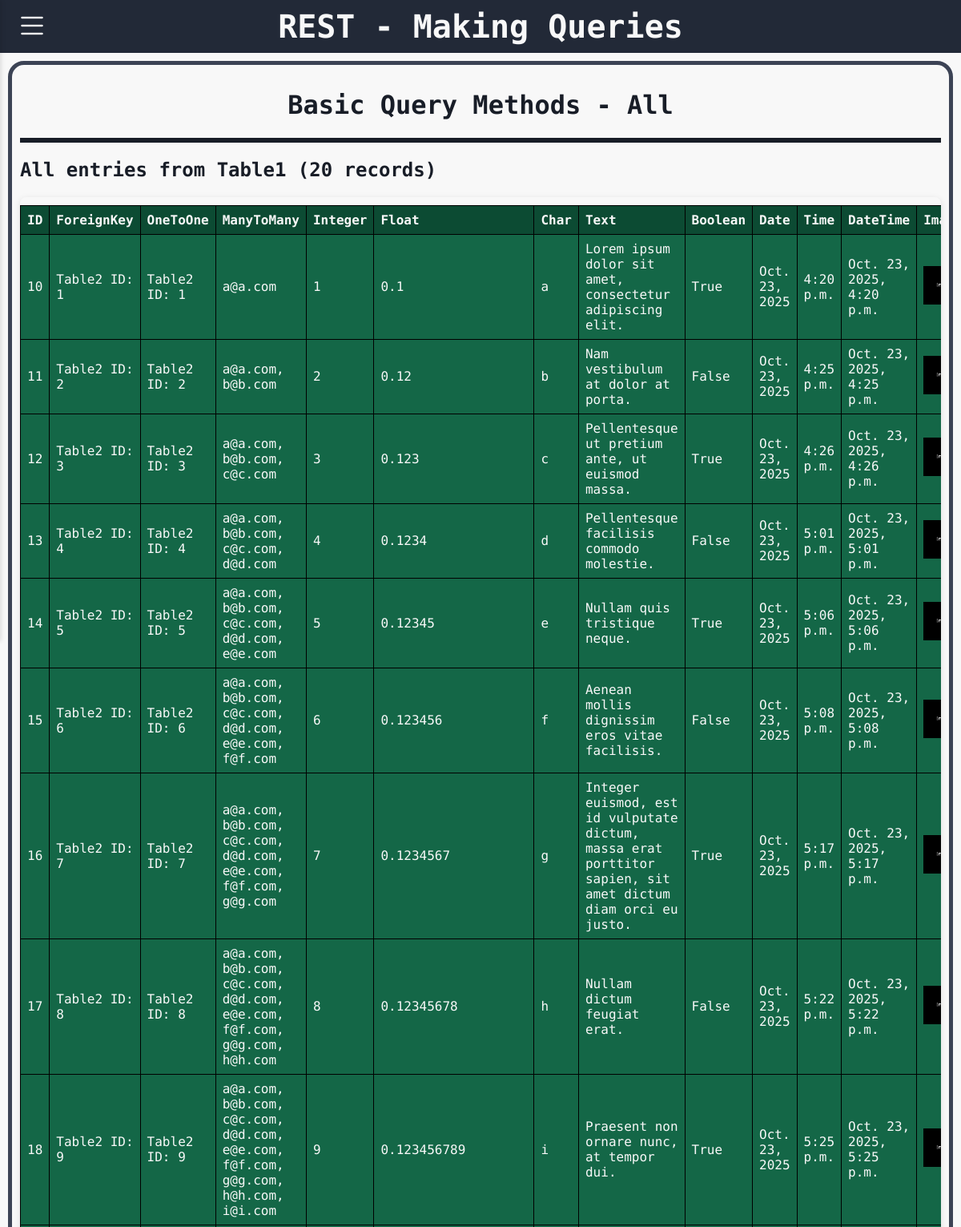
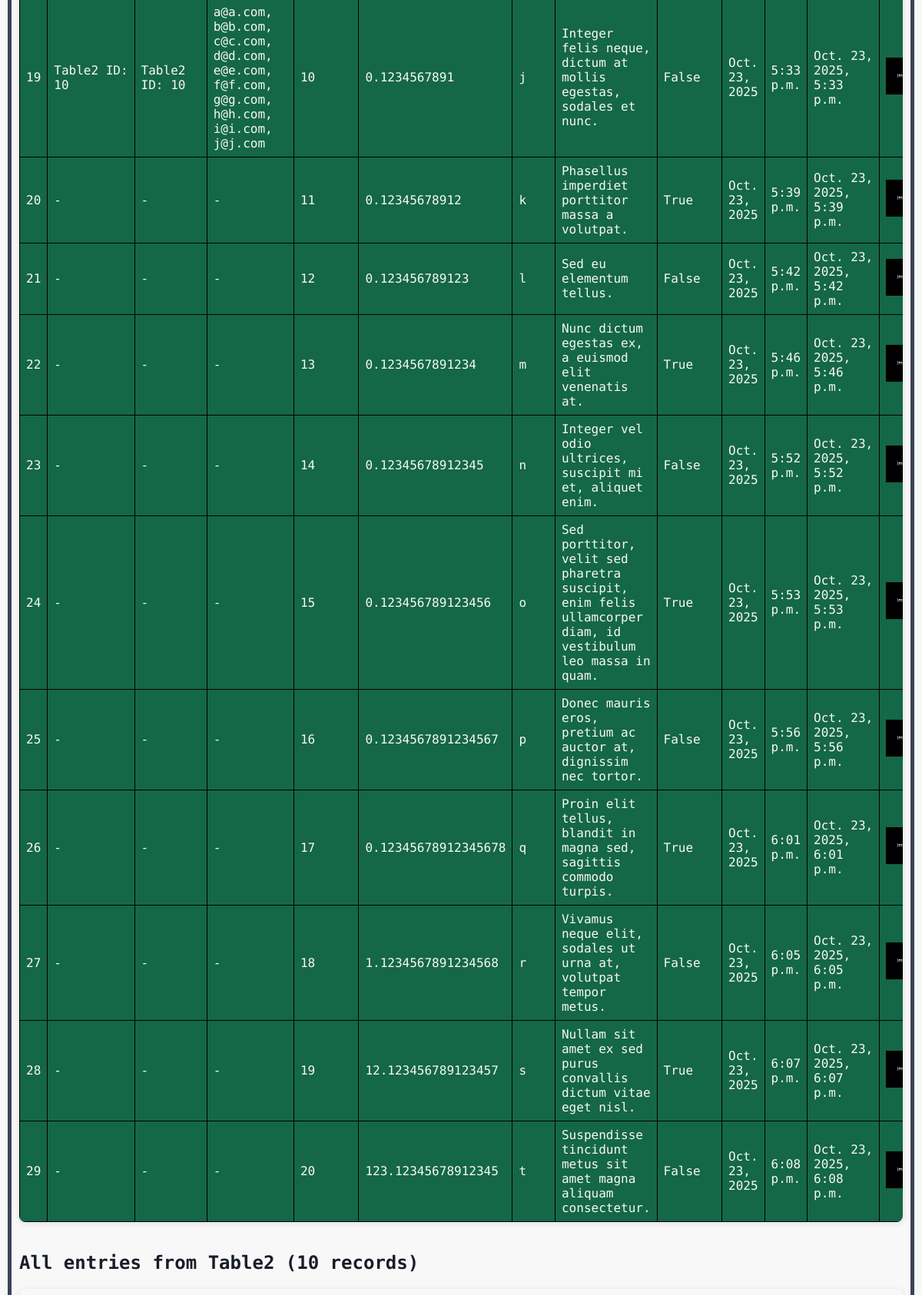
/all_example (upper part), run on the app's committed database (2 pictures, top to bottom).
### rest/models.py (models this page shows, shortened)
class Table1(models.Model):
    foreign_key = models.ForeignKey(Table2, on_delete=models.CASCADE, related_name='table1_foreign', null=True, blank=True)
    one_to_one = models.OneToOneField(Table2, on_delete=models.CASCADE, related_name='table1_one', null=True, blank=True)
    many_to_many = models.ManyToManyField(Table3, related_name='table1_many', blank=True)
    integer_field = models.IntegerField(null=True, blank=True)      # Integer value (optional)
    float_field = models.FloatField(null=True, blank=True)          # Floating point number
    char_field = models.CharField(max_length=15)                    # Short text with max length
    text_field= models.TextField(blank=True)                        # Long text (optional)
    boolean_field = models.BooleanField(default=False)              # True or False
    date_field = models.DateField(null=True, blank=True)           # Date only
    time_field = models.TimeField(null=True, blank=True)           # Time only
    datetime_field = models.DateTimeField(null=True, blank=True)   # Full date and time
    image_field = models.ImageField(upload_to='images/', null=True, blank=True)  # For image files
    file_field = models.FileField(upload_to='files/', null=True, blank=True)     # For general files

class Table2(models.Model):
    CHOICES = (
        (1, 'option1'),
        (2, 'option2'),
    )
    positive_small_int = models.PositiveSmallIntegerField(choices=CHOICES, default=1)
    def __str__(self):
        return f"Table2 ID: {self.id}"

class Table3(models.Model):
    duration_field = models.DurationField()
    email_field = models.EmailField(max_length=254, unique=True)

### rest/views.py (the view)
# urls.py: path('all_example', views.all_example, name='all_example'),
def all_example(request):
    all_table1 = Table1.objects.all()
    all_table2 = Table2.objects.all()
    all_table3 = Table3.objects.all()
    context = {
        'class': 'Basic',
        'type': 'All',
        'table1_data': all_table1,
        'table2_data': all_table2,
        'table3_data': all_table3,
        'table1_count': all_table1.count(),
        'table2_count': all_table2.count(),
        'table3_count': all_table3.count(),
    }
    return render(request, 'all_queries.html', context)

### json_app/context_processors.py (called while the page is built)
def dark_mode_context(request):
    return {'dark_mode': request.session.get('dark_mode', False)}

### rest/templates/all_queries.html (shortened to what this page needs)
{% extends "base.html" %}
{% block body %}
{% include "title.html" with title="- Making Queries" %}
<div class="container-table-rest">
    <h1 class="subtitle" style="text-align: center;">{{ class }} Query Methods - {{ type }}</h1>
    <hr class="horizontal-line">
    <h2 class="subtitle">All entries from Table1 ({{ table1_count }} records)</h2>
    {% if table1_data %}
    <div class="table-container">
        <table class="crud-table">
            <thead>
                <tr>
                    <th>ID</th>
                    <th>ForeignKey</th>
                    <th>OneToOne</th>
                    <th>ManyToMany</th>
                    <th>Integer</th>
                    <th>Float</th>
                    <th>Char</th>
                    <th>Text</th>
                    <th>Boolean</th>
                    <th>Date</th>
                    <th>Time</th>
                    <th>DateTime</th>
                    <th>Image</th>
                </tr>
            </thead>
            <tbody>
                {% for entry in table1_data %}
                <tr>
                    <td>{{ entry.id }}</td>
                    <td>{{ entry.foreign_key|default:"-" }}</td>
                    <td>{{ entry.one_to_one|default:"-" }}</td>
                    <td>
                        {% for m in entry.many_to_many.all %}
                            {{ m.email_field }}{% if not forloop.last %}, {% endif %}
                        {% empty %}
                            -
                        {% endfor %}
                    </td>
                    <td>{{ entry.integer_field|default:"-" }}</td>
                    <td>{{ entry.float_field|default:"-" }}</td>
                    <td>{{ entry.char_field|default:"-" }}</td>
                    <td>{{ entry.text_field|default:"-" }}</td>
                    <td>{{ entry.boolean_field }}</td>
                    <td>{{ entry.date_field|default:"-" }}</td>
                    <td>{{ entry.time_field|default:"-" }}</td>
                    <td>{{ entry.datetime_field|default:"-" }}</td>
                    <td>
                        {% if entry.image_field %}
                            <img src="{{ entry.image_field.url }}" alt="img" width="50">
                        {% else %}
                            -
                        {% endif %}
                    </td>
                </tr>
                {% endfor %}
            </tbody>
        </table>
    </div>
    {% else %}
    <h3 style="color: #28a728;">No records found in Table1.</h3>
    {% endif %}
    <br>
    <h2 class="subtitle">All entries from Table2 ({{ table2_count }} records)</h2>
    {% if table2_data %}
    <div class="table-container">
    </div>
    {% else %}
    <h3 style="color: #28a728;">No records found in Table2.</h3>
    {% endif %}
    <br>
    <br>
</div>
{% endblock %}

### static/css/style.css (style rules this page uses)
:root { --dark-color: #181D27; --white-color: #F8F8F8; --green-body: #44B78B; --padding: 10px; --font-: 'Jersey 10', sans-serif; --font-small: "Kode Mono", monospace; }
body { font-family: var(--font-small); margin: 0px; font-weight: bolder; }
.horizontal-line { border: none; height: 6px; width: 100%; margin-top: 5px; margin-bottom: 5px; }
.table-container { overflow-x: auto; border-radius: 8px; box-shadow: 0 2px 8px rgba(0, 0, 0, 0.1); }
table.crud-table { border-collapse: collapse; color: var(--white-color); font-family: var(--font-small); width: 100%; margin-top: 10px; }
table.crud-table th, table.crud-table td { border: 1px solid #000000; font-weight: 100; font-size: 1em; padding: 8px; text-align: left; }
table.crud-table th { background-color: #0C4B33; font-weight: 900; }
table.crud-table td { background-color: #146747; }
table.crud-table img { max-width: 100%; max-height: 100%; }
.container-table-rest { padding: 10px; margin: 10px; border-radius: 20px; border-width: 5px; border-style: solid; border-color: #3c4355; }

### static/css/sidebar.css (style rules this page uses)
.crud-table { border-collapse: collapse; width: 100%; margin-top: 10px; }
.crud-table th, .crud-table td { border: 1px solid #000000; font-weight: 100; font-size: 1em; padding: 8px; text-align: left; }
.crud-table th { background-color: #0C4B33; font-weight: 900; color: var(--white-color); }
.crud-table td { background-color: #188058; color: var(--white-color); }
.crud-table img { max-width: 100px; max-height: 100px; }

### static/css/dark_mode.css (style rules this page uses)
:root { --back-color: #F8F8F8; --text-color: #181D27; --dark-color: #222937; --green-dark: #0C4B33; --green-text:#008854; --grey: #3a3a3a; }
body { background-color: var(--back-color); transition: background-color 0.3s ease, color 0.3s ease; }
hr { background-color: var(--text-color); }
.subtitle { font-weight: 900; color: var(--text-color); }

### data on the page
Table1: id "10", foreign_key "Table2 ID: 1", one_to_one "Table2 ID: 1", integer_field "1", float_field "0.1", char_field "a", text_field "Lorem ipsum dolor sit amet, consectetur adipiscing elit.", boolean_field "True", date_field "Oct. 23, 2025", time_field "4:20 p.m.", datetime_field "Oct. 23, 2025, 4:20 p.m.", image_field (picture)
Table3: email_field "a@a.com"
Table1: id "11", foreign_key "Table2 ID: 2", one_to_one "Table2 ID: 2", integer_field "2", float_field "0.12", char_field "b", text_field "Nam vestibulum at dolor at porta.", boolean_field "False", date_field "Oct. 23, 2025", time_field "4:25 p.m.", datetime_field "Oct. 23, 2025, 4:25 p.m.", image_field (picture)
Table3: email_field "b@b.com"
Table1: id "12", foreign_key "Table2 ID: 3", one_to_one "Table2 ID: 3", integer_field "3", float_field "0.123", char_field "c", text_field "Pellentesque ut pretium ante, ut euismod massa.", boolean_field "True", date_field "Oct. 23, 2025", time_field "4:26 p.m.", datetime_field "Oct. 23, 2025, 4:26 p.m.", image_field (picture)
Table3: email_field "c@c.com"
Table1: id "13", foreign_key "Table2 ID: 4", one_to_one "Table2 ID: 4", integer_field "4", float_field "0.1234", char_field "d", text_field "Pellentesque facilisis commodo molestie.", boolean_field "False", date_field "Oct. 23, 2025", time_field "5:01 p.m.", datetime_field "Oct. 23, 2025, 5:01 p.m.", image_field (picture)
Table3: email_field "d@d.com"
Table1: id "14", foreign_key "Table2 ID: 5", one_to_one "Table2 ID: 5", integer_field "5", float_field "0.12345", char_field "e", text_field "Nullam quis tristique neque.", boolean_field "True", date_field "Oct. 23, 2025", time_field "5:06 p.m.", datetime_field "Oct. 23, 2025, 5:06 p.m.", image_field (picture)
Table3: email_field "e@e.com"
Table1: id "15", foreign_key "Table2 ID: 6", one_to_one "Table2 ID: 6", integer_field "6", float_field "0.123456", char_field "f", text_field "Aenean mollis dignissim eros vitae facilisis.", boolean_field "False", date_field "Oct. 23, 2025", time_field "5:08 p.m.", datetime_field "Oct. 23, 2025, 5:08 p.m.", image_field (picture)
Table3: email_field "f@f.com"
Table1: id "16", foreign_key "Table2 ID: 7", one_to_one "Table2 ID: 7", integer_field "7", float_field "0.1234567", char_field "g", text_field "Integer euismod, est id vulputate dictum, massa erat porttitor sapien, sit amet dictum diam orci eu justo.", boolean_field "True", date_field "Oct. 23, 2025", time_field "5:17 p.m.", datetime_field "Oct. 23, 2025, 5:17 p.m.", image_field (picture)
Table3: email_field "g@g.com"
Table1: id "17", foreign_key "Table2 ID: 8", one_to_one "Table2 ID: 8", integer_field "8", float_field "0.12345678", char_field "h", text_field "Nullam dictum feugiat erat.", boolean_field "False", date_field "Oct. 23, 2025", time_field "5:22 p.m.", datetime_field "Oct. 23, 2025, 5:22 p.m.", image_field (picture)
Table3: email_field "h@h.com"
Table1: id "18", foreign_key "Table2 ID: 9", one_to_one "Table2 ID: 9", integer_field "9", float_field "0.123456789", char_field "i", text_field "Praesent non ornare nunc, at tempor dui.", boolean_field "True", date_field "Oct. 23, 2025", time_field "5:25 p.m.", datetime_field "Oct. 23, 2025, 5:25 p.m.", image_field (picture)
Table3: email_field "i@i.com"
Table1: id "19", foreign_key "Table2 ID: 10", one_to_one "Table2 ID: 10", integer_field "10", float_field "0.1234567891", char_field "j", text_field "Integer felis neque, dictum at mollis egestas, sodales et nunc.", boolean_field "False", date_field "Oct. 23, 2025", time_field "5:33 p.m.", datetime_field "Oct. 23, 2025, 5:33 p.m.", image_field (picture)
Table3: email_field "j@j.com"
Table1: id "20", foreign_key "-", one_to_one "-", integer_field "11", float_field "0.12345678912", char_field "k", text_field "Phasellus imperdiet porttitor massa a volutpat.", boolean_field "True", date_field "Oct. 23, 2025", time_field "5:39 p.m.", datetime_field "Oct. 23, 2025, 5:39 p.m.", image_field (picture)
Table1: id "21", foreign_key "-", one_to_one "-", integer_field "12", float_field "0.123456789123", char_field "l", text_field "Sed eu elementum tellus.", boolean_field "False", date_field "Oct. 23, 2025", time_field "5:42 p.m.", datetime_field "Oct. 23, 2025, 5:42 p.m.", image_field (picture)
Table1: id "22", foreign_key "-", one_to_one "-", integer_field "13", float_field "0.1234567891234", char_field "m", text_field "Nunc dictum egestas ex, a euismod elit venenatis at.", boolean_field "True", date_field "Oct. 23, 2025", time_field "5:46 p.m.", datetime_field "Oct. 23, 2025, 5:46 p.m.", image_field (picture)
Table1: id "23", foreign_key "-", one_to_one "-", integer_field "14", float_field "0.12345678912345", char_field "n", text_field "Integer vel odio ultrices, suscipit mi et, aliquet enim.", boolean_field "False", date_field "Oct. 23, 2025", time_field "5:52 p.m.", datetime_field "Oct. 23, 2025, 5:52 p.m.", image_field (picture)
Table1: id "24", foreign_key "-", one_to_one "-", integer_field "15", float_field "0.123456789123456", char_field "o", text_field "Sed porttitor, velit sed pharetra suscipit, enim felis ullamcorper diam, id vestibulum leo massa in quam.", boolean_field "True", date_field "Oct. 23, 2025", time_field "5:53 p.m.", datetime_field "Oct. 23, 2025, 5:53 p.m.", image_field (picture)
Table1: id "25", foreign_key "-", one_to_one "-", integer_field "16", float_field "0.1234567891234567", char_field "p", text_field "Donec mauris eros, pretium ac auctor at, dignissim nec tortor.", boolean_field "False", date_field "Oct. 23, 2025", time_field "5:56 p.m.", datetime_field "Oct. 23, 2025, 5:56 p.m.", image_field (picture)
Table1: id "26", foreign_key "-", one_to_one "-", integer_field "17", float_field "0.12345678912345678", char_field "q", text_field "Proin elit tellus, blandit in magna sed, sagittis commodo turpis.", boolean_field "True", date_field "Oct. 23, 2025", time_field "6:01 p.m.", datetime_field "Oct. 23, 2025, 6:01 p.m.", image_field (picture)
Table1: id "27", foreign_key "-", one_to_one "-", integer_field "18", float_field "1.1234567891234568", char_field "r", text_field "Vivamus neque elit, sodales ut urna at, volutpat tempor metus.", boolean_field "False", date_field "Oct. 23, 2025", time_field "6:05 p.m.", datetime_field "Oct. 23, 2025, 6:05 p.m.", image_field (picture)
Table1: id "28", foreign_key "-", one_to_one "-", integer_field "19", float_field "12.123456789123457", char_field "s", text_field "Nullam sit amet ex sed purus convallis dictum vitae eget nisl.", boolean_field "True", date_field "Oct. 23, 2025", time_field "6:07 p.m.", datetime_field "Oct. 23, 2025, 6:07 p.m.", image_field (picture)
Table1: id "29", foreign_key "-", one_to_one "-", integer_field "20", float_field "123.12345678912345", char_field "t", text_field "Suspendisse tincidunt metus sit amet magna aliquam consectetur.", boolean_field "False", date_field "Oct. 23, 2025", time_field "6:08 p.m.", datetime_field "Oct. 23, 2025, 6:08 p.m.", image_field (picture)

### other printed values
{{ title }} "- Making Queries"
{{ class }} "Basic"
{{ type }} "All"
{{ table1_count }} "20"
{{ table2_count }} "10"
